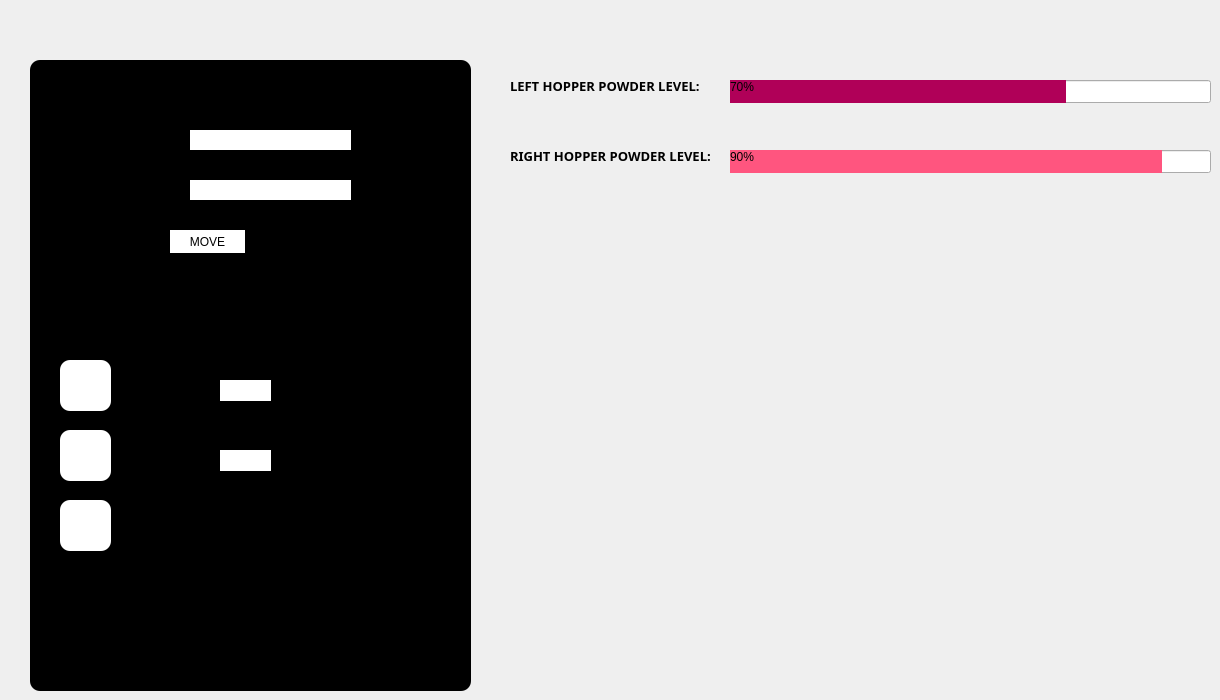
      <widget class="QWidget" name="page_3">
       <widget class="QFrame" name="frame_6">
        <property name="geometry">
         <rect>
          <x>30</x>
          <y>60</y>
          <width>441</width>
          <height>631</height>
         </rect>
        </property>
        <property name="autoFillBackground">
         <bool>false</bool>
        </property>
        <property name="styleSheet">
         <string notr="true">border-color: rgb(85, 255, 255);
background-color: rgb(0,0,0);
border-radius: 10px;  /* Change the value as needed */
</string>
        </property>
        <property name="frameShape">
         <enum>QFrame::StyledPanel</enum>
        </property>
        <property name="frameShadow">
         <enum>QFrame::Raised</enum>
        </property>
        <widget class="QLabel" name="label_46">
         <property name="geometry">
          <rect>
           <x>20</x>
           <y>10</y>
           <width>261</width>
           <height>31</height>
          </rect>
         </property>
         <property name="font">
          <font>
           <family>Segoe MDL2 Assets</family>
           <pointsize>15</pointsize>
           <weight>75</weight>
           <bold>true</bold>
          </font>
         </property>
         <property name="styleSheet">
          <string notr="true">border: 0px </string>
         </property>
         <property name="text">
          <string>HOPPER CONTROL</string>
         </property>
        </widget>
        <widget class="QLabel" name="label_47">
         <property name="geometry">
          <rect>
           <x>20</x>
           <y>60</y>
           <width>71</width>
           <height>31</height>
          </rect>
         </property>
         <property name="font">
          <font>
           <family>Segoe MDL2 Assets</family>
           <pointsize>10</pointsize>
           <weight>75</weight>
           <bold>true</bold>
          </font>
         </property>
         <property name="styleSheet">
          <string notr="true">border: 0px </string>
         </property>
         <property name="text">
          <string>STEP-SIZE:</string>
         </property>
        </widget>
        <widget class="QLabel" name="label_48">
         <property name="geometry">
          <rect>
           <x>20</x>
           <y>110</y>
           <width>121</width>
           <height>31</height>
          </rect>
         </property>
         <property name="font">
          <font>
           <family>Segoe MDL2 Assets</family>
           <pointsize>10</pointsize>
           <weight>75</weight>
           <bold>true</bold>
          </font>
         </property>
         <property name="styleSheet">
          <string notr="true">border: 0px </string>
         </property>
         <property name="text">
          <string>NUMBER OF STEPS:</string>
         </property>
        </widget>
        <widget class="QPushButton" name="pushButton_8">
         <property name="geometry">
          <rect>
           <x>140</x>
           <y>170</y>
           <width>75</width>
           <height>23</height>
          </rect>
         </property>
         <property name="styleSheet">
          <string notr="true">background-color: rgb(255, 255, 255);
color: rgb(0, 0, 0);border: 0px;border-radius: 0px; </string>
         </property>
         <property name="text">
          <string>MOVE</string>
         </property>
        </widget>
        <widget class="QLineEdit" name="lineEdit_13">
         <property name="geometry">
          <rect>
           <x>160</x>
           <y>70</y>
           <width>161</width>
           <height>20</height>
          </rect>
         </property>
         <property name="styleSheet">
          <string notr="true">background-color: rgb(255, 255, 255);border: 0px;border-radius: 0px; </string>
         </property>
        </widget>
        <widget class="QLineEdit" name="lineEdit_14">
         <property name="geometry">
          <rect>
           <x>160</x>
           <y>120</y>
           <width>161</width>
           <height>20</height>
          </rect>
         </property>
         <property name="styleSheet">
          <string notr="true">background-color: rgb(255, 255, 255);border: 0px;border-radius: 0px; </string>
         </property>
        </widget>
        <widget class="QLabel" name="label_71">
         <property name="geometry">
          <rect>
           <x>30</x>
           <y>300</y>
           <width>51</width>
           <height>51</height>
          </rect>
         </property>
         <property name="styleSheet">
          <string notr="true">border: 0px;
background-color: rgb(255, 255, 255);</string>
         </property>
         <property name="text">
          <string/>
         </property>
         <property name="pixmap">
          <pixmap>up-fractol.png</pixmap>
         </property>
         <property name="scaledContents">
          <bool>true</bool>
         </property>
        </widget>
        <widget class="QLabel" name="label_72">
         <property name="geometry">
          <rect>
           <x>30</x>
           <y>370</y>
           <width>51</width>
           <height>51</height>
          </rect>
         </property>
         <property name="styleSheet">
          <string notr="true">border: 0px;
background-color: rgb(255, 255, 255);</string>
         </property>
         <property name="text">
          <string/>
         </property>
         <property name="pixmap">
          <pixmap>down_fractol.png</pixmap>
         </property>
         <property name="scaledContents">
          <bool>true</bool>
         </property>
        </widget>
        <widget class="QPushButton" name="Hopper_in_manual">
         <property name="geometry">
          <rect>
           <x>30</x>
           <y>300</y>
           <width>51</width>
           <height>51</height>
          </rect>
         </property>
         <property name="styleSheet">
          <string notr="true">border: 0px;
background-color: rgb(, 255, 255);
border-radius:0px;</string>
         </property>
         <property name="text">
          <string/>
         </property>
        </widget>
        <widget class="QPushButton" name="Hopper_out_manual">
         <property name="geometry">
          <rect>
           <x>30</x>
           <y>370</y>
           <width>51</width>
           <height>51</height>
          </rect>
         </property>
         <property name="styleSheet">
          <string notr="true">border: 0px;
background-color: rgb(, 255, 255);</string>
         </property>
         <property name="text">
          <string/>
         </property>
        </widget>
        <widget class="QLabel" name="h_home_label">
         <property name="geometry">
          <rect>
           <x>30</x>
           <y>440</y>
           <width>51</width>
           <height>51</height>
          </rect>
         </property>
         <property name="styleSheet">
          <string notr="true">border: 0px;
background-color: rgb(255, 255, 255);</string>
         </property>
         <property name="text">
          <string/>
         </property>
         <property name="pixmap">
          <pixmap>home_fractol.png</pixmap>
         </property>
         <property name="scaledContents">
          <bool>true</bool>
         </property>
        </widget>
        <widget class="QPushButton" name="Hopper_home_manual">
         <property name="geometry">
          <rect>
           <x>30</x>
           <y>440</y>
           <width>51</width>
           <height>51</height>
          </rect>
         </property>
         <property name="styleSheet">
          <string notr="true">border:0px;
background-color: rgb(, 255, 255);</string>
         </property>
         <property name="text">
          <string/>
         </property>
        </widget>
        <widget class="QLabel" name="label_51">
         <property name="geometry">
          <rect>
           <x>110</x>
           <y>380</y>
           <width>71</width>
           <height>31</height>
          </rect>
         </property>
         <property name="font">
          <font>
           <family>Segoe MDL2 Assets</family>
           <pointsize>10</pointsize>
           <weight>75</weight>
           <bold>true</bold>
          </font>
         </property>
         <property name="styleSheet">
          <string notr="true">border: 0px </string>
         </property>
         <property name="text">
          <string>STEP-SIZE:</string>
         </property>
        </widget>
        <widget class="QLabel" name="label_52">
         <property name="geometry">
          <rect>
           <x>110</x>
           <y>310</y>
           <width>71</width>
           <height>31</height>
          </rect>
         </property>
         <property name="font">
          <font>
           <family>Segoe MDL2 Assets</family>
           <pointsize>10</pointsize>
           <weight>75</weight>
           <bold>true</bold>
          </font>
         </property>
         <property name="styleSheet">
          <string notr="true">border: 0px </string>
         </property>
         <property name="text">
          <string>STEP-SIZE:</string>
         </property>
        </widget>
        <widget class="QLineEdit" name="lineEdit_15">
         <property name="geometry">
          <rect>
           <x>190</x>
           <y>320</y>
           <width>51</width>
           <height>21</height>
          </rect>
         </property>
         <property name="styleSheet">
          <string notr="true">background-color: rgb(255, 255, 255);border: 0px;border-radius: 0px; </string>
         </property>
        </widget>
        <widget class="QLineEdit" name="lineEdit_16">
         <property name="geometry">
          <rect>
           <x>190</x>
           <y>390</y>
           <width>51</width>
           <height>21</height>
          </rect>
         </property>
         <property name="styleSheet">
          <string notr="true">background-color: rgb(255, 255, 255);border: 0px;border-radius: 0px; </string>
         </property>
        </widget>
       </widget>
       <widget class="QProgressBar" name="progressBar">
        <property name="geometry">
         <rect>
          <x>730</x>
          <y>80</y>
          <width>481</width>
          <height>23</height>
         </rect>
        </property>
        <property name="styleSheet">
         <string notr="true">QProgressBar::chunk
{
background-color: rgb(176, 0, 88);
}</string>
        </property>
        <property name="value">
         <number>70</number>
        </property>
       </widget>
       <widget class="QLabel" name="label_49">
        <property name="geometry">
         <rect>
          <x>510</x>
          <y>70</y>
          <width>191</width>
          <height>31</height>
         </rect>
        </property>
        <property name="font">
         <font>
          <family>Segoe MDL2 Assets</family>
          <pointsize>10</pointsize>
          <weight>75</weight>
          <bold>true</bold>
         </font>
        </property>
        <property name="styleSheet">
         <string notr="true">border: 0px </string>
        </property>
        <property name="text">
         <string>LEFT HOPPER POWDER LEVEL:</string>
        </property>
       </widget>
       <widget class="QLabel" name="label_50">
        <property name="geometry">
         <rect>
          <x>510</x>
          <y>140</y>
          <width>211</width>
          <height>31</height>
         </rect>
        </property>
        <property name="font">
         <font>
          <family>Segoe MDL2 Assets</family>
          <pointsize>10</pointsize>
          <weight>75</weight>
          <bold>true</bold>
         </font>
        </property>
        <property name="styleSheet">
         <string notr="true">border: 0px </string>
        </property>
        <property name="text">
         <string>RIGHT HOPPER POWDER LEVEL:</string>
        </property>
       </widget>
       <widget class="QProgressBar" name="progressBar_2">
        <property name="geometry">
         <rect>
          <x>730</x>
          <y>150</y>
          <width>481</width>
          <height>23</height>
         </rect>
        </property>
        <property name="styleSheet">
         <string notr="true">QProgressBar::chunk
{
background-color: rgb(255, 85, 127);
}</string>
        </property>
        <property name="value">
         <number>90</number>
        </property>
       </widget>
      </widget>
